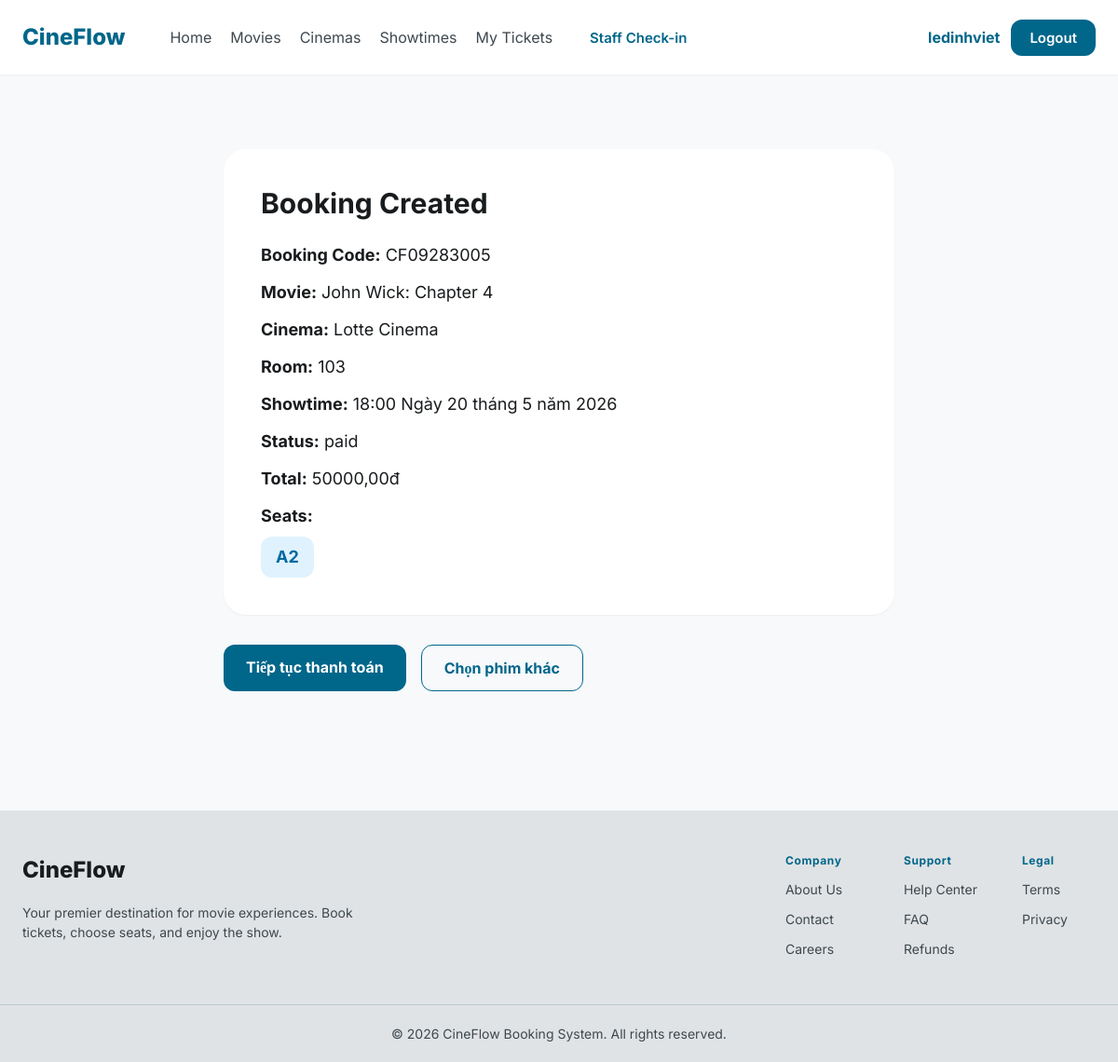
Page /booking/34/ (signed in) on the committed database.
### cinema/models.py (models this page shows, shortened)
class Booking(models.Model):
    STATUS_CHOICES = (
        ("pending", "Pending"),
        ("paid", "Paid"),
        ("cancelled", "Cancelled"),
    )
    user = models.ForeignKey(User, on_delete=models.CASCADE)
    showtime = models.ForeignKey(Showtime, on_delete=models.CASCADE)
    booking_code = models.CharField(max_length=20, unique=True)
    total_price = models.DecimalField(max_digits=10, decimal_places=2)
    status = models.CharField(max_length=20, choices=STATUS_CHOICES, default="pending")
    created_at = models.DateTimeField(auto_now_add=True)
    hold_expires_at = models.DateTimeField(blank=True, null=True)

class Showtime(models.Model):
    movie = models.ForeignKey(
        Movie,
        on_delete=models.CASCADE,
        related_name="showtimes"
    )
    room = models.ForeignKey(
        Room,
        on_delete=models.CASCADE,
        related_name="showtimes"
    )
    start_time = models.DateTimeField()
    price = models.DecimalField(
        max_digits=10,
        decimal_places=2
    )
    class Meta:
        constraints = [
            models.UniqueConstraint(
                fields=["room", "start_time"],
                name="unique_showtime_room_start_time"
            )
        ]

class Movie(models.Model):
    STATUS_CHOICES = (
        ("now_showing", "Now Showing"),
        ("coming_soon", "Coming Soon"),
        ("ended", "Ended"),
    )
    title = models.CharField(max_length=255)
    description = models.TextField()
    genre = models.CharField(max_length=255)
    duration = models.PositiveIntegerField(help_text="Duration in minutes")
    age_rating = models.CharField(max_length=20, default="PG-13")
    director = models.CharField(max_length=255, blank=True)
    actors = models.TextField(blank=True)
    poster = models.ImageField(upload_to="posters/", blank=True, null=True)
    trailer_url = models.URLField(blank=True)
    release_date = models.DateField(blank=True, null=True)
    rating = models.FloatField(default=0)
    status = models.CharField(
        max_length=20, choices=STATUS_CHOICES, default="now_showing"
    )
    created_at = models.DateTimeField(auto_now_add=True)

class Room(models.Model):
    ROOM_TYPE_CHOICES = (
        ("standard", "Standard"),
        ("imax", "IMAX"),
        ("vip", "VIP"),
    )
    cinema = models.ForeignKey(Cinema, on_delete=models.CASCADE, related_name="rooms")
    name = models.CharField(max_length=100)
    room_type = models.CharField(
        max_length=50, choices=ROOM_TYPE_CHOICES, default="standard"
    )
    total_rows = models.PositiveIntegerField(default=10)
    seats_per_row = models.PositiveIntegerField(default=14)

class Cinema(models.Model):
    name = models.CharField(max_length=255)
    address = models.TextField()
    city = models.CharField(max_length=100, default="Ha Noi")
    image = models.ImageField(upload_to="cinemas/", blank=True, null=True)

class BookingSeat(models.Model):
    booking = models.ForeignKey(
        Booking, on_delete=models.CASCADE, related_name="booking_seats"
    )
    seat = models.ForeignKey(Seat, on_delete=models.CASCADE)
    price = models.DecimalField(max_digits=10, decimal_places=2)

class Seat(models.Model):
    room = models.ForeignKey(Room, on_delete=models.CASCADE, related_name="seats")
    row = models.CharField(max_length=5)
    number = models.PositiveIntegerField()
    class Meta:
        unique_together = ("room", "row", "number")
        ordering = ["row", "number"]

### cinema/app_views/booking_views.py (the view)
@login_required
def booking_detail(request, booking_id):
    booking = get_object_or_404(
        Booking.objects.prefetch_related(
            "booking_seats__seat"
        ),
        id=booking_id,
        user=request.user,
    )
    return render(
        request,
        "cinema/booking_detail.html",
        {
            "booking": booking,
        }
    )

### cinema/templates/cinema/booking_detail.html
{% extends 'base.html' %} {% block content %}
<div class="max-w-3xl mx-auto py-20 px-6">
  <div class="bg-white rounded-3xl shadow-sm p-10">
    <h1 class="text-3xl font-bold mb-6">Booking Created</h1>
    <div class="space-y-3 text-lg">
      <p>
        <strong>Booking Code:</strong>
        {{ booking.booking_code }}
      </p>
      <p>
        <strong>Movie:</strong>
        {{ booking.showtime.movie.title }}
      </p>
      <p>
        <strong>Cinema:</strong>
        {{ booking.showtime.room.cinema.name }}
      </p>
      <p>
        <strong>Room:</strong>
        {{ booking.showtime.room.name }}
      </p>
      <p>
        <strong>Showtime:</strong>
        {{ booking.showtime.start_time }}
      </p>
      <p>
        <strong>Status:</strong>
        {{ booking.status }}
      </p>
      <p>
        <strong>Total:</strong>
        {{ booking.total_price }}đ
      </p>
      <div>
        <strong>Seats:</strong>
        <div class="flex gap-2 mt-2 flex-wrap">
          {% for item in booking.booking_seats.all %}
          <span class="px-4 py-2 rounded-xl bg-sky-100 text-sky-700 font-bold">
            {{ item.seat.row }}{{ item.seat.number }}
          </span>
          {% endfor %}
        </div>
      </div>
    </div>
  </div>
  <div class="mt-8 flex gap-4">
    <a
      href="{% url 'cinema:payment' booking.id %}"
      class="px-6 py-3 bg-primary text-on-primary rounded-xl font-bold"
    >
      Tiếp tục thanh toán
    </a>
    <a
      href="{% url 'cinema:movie_list' %}"
      class="px-6 py-3 border border-primary text-primary rounded-xl font-bold"
    >
      Chọn phim khác
    </a>
  </div>
</div>
{% endblock %}

### templates/components/navbar.html (shortened to what this page needs)
{% load static %}
<header
  class="bg-surface-container-lowest dark:bg-inverse-surface shadow-sm sticky top-0 z-50"
>
  <nav
    class="max-w-container-max mx-auto px-gutter flex justify-between items-center h-20"
  >
    <div class="flex items-center gap-xl">
      <a
        href="{% url 'cinema:home' %}"
        class="font-h3 text-h3 font-extrabold text-primary dark:text-primary-fixed-dim"
        >CineFlow</a
      >
      <div class="hidden md:flex items-center gap-md">
        <a
          class="font-body-md text-body-md text-on-surface-variant hover:text-primary transition-colors duration-200"
          href="{% url 'cinema:home' %}"
          >Home</a
        >
        <a
          class="font-body-md text-body-md text-on-surface-variant hover:text-primary transition-colors duration-200"
          href="{% url 'cinema:movie_list' %}"
          >Movies</a
        >
        <a
          class="font-body-md text-body-md text-on-surface-variant hover:text-primary transition-colors duration-200"
          href="{% url 'cinema:cinema_list' %}"
          >Cinemas</a
        >
        <a
          class="font-body-md text-body-md text-on-surface-variant hover:text-primary transition-colors duration-200"
          href="{% url 'cinema:showtime_list' %}"
          >Showtimes</a
        >
        <a
          class="font-body-md text-body-md text-on-surface-variant hover:text-primary transition-colors duration-200"
          href="{% url 'cinema:my_tickets' %}"
          >My Tickets</a
        >
        {% if request.user.is_staff %}
          <a
            href="{% url 'cinema:staff_checkin' %}"
            class="px-md py-sm font-button text-button text-primary hover:bg-surface-container-high rounded-xl transition-all"
          >
            Staff Check-in
          </a>
        {% endif %}
      </div>
    </div>
    <div class="flex items-center gap-sm">
      {% if request.user.is_authenticated %}
      <span class="font-bold text-primary"> {{ request.user.username }} </span>
      <a
        href="{% url 'cinema:logout' %}"
        class="px-md py-sm font-button text-button bg-primary text-on-primary rounded-xl"
      >
        Logout
      </a>
      {% endif %}
    </div>
  </nav>
</header>

### static/css/style.css (style rules this page uses)
body { font-family: "Inter", sans-serif; }

### rows in the picture
Booking: booking_code "CF09283005", showtime.movie "John Wick: Chapter 4", showtime.room.cinema.name "Lotte Cinema", showtime.room.name "103", showtime.start_time "18:00 Ngày 20 tháng 5 năm 2026", status "paid", total_price "50000,00"
BookingSeat: seat.row "A", seat.number "2"

### other values in the picture
{{ request.user.username }} "ledinhviet"
